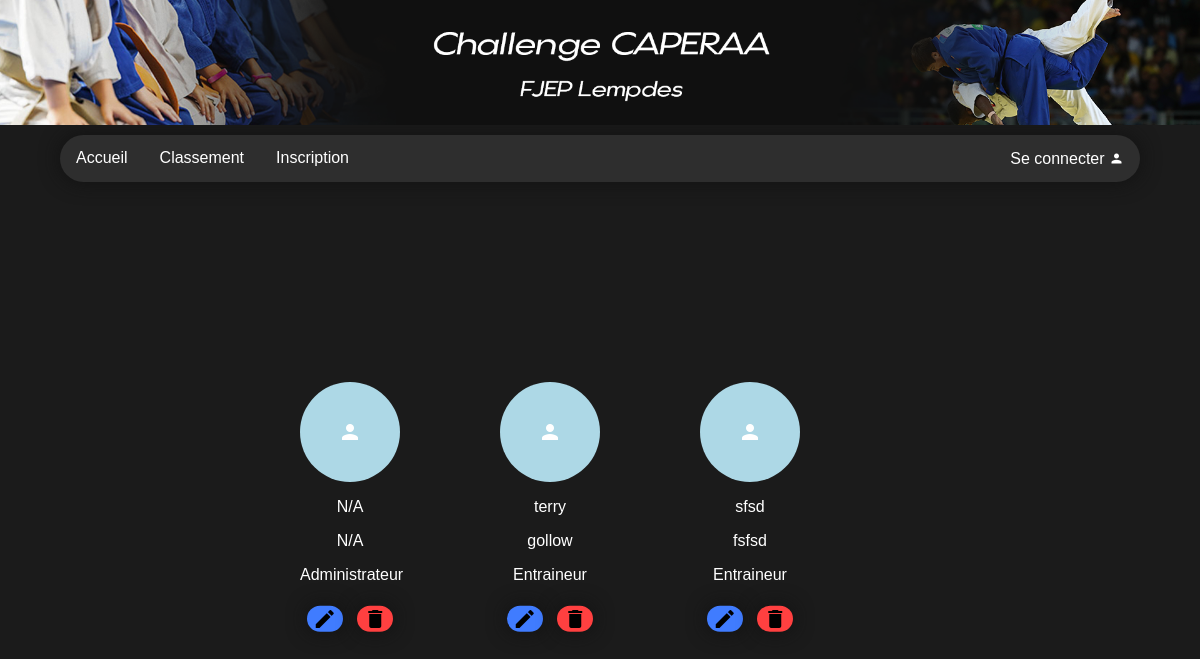
/users.php, run on an earlier commit of the app's database.
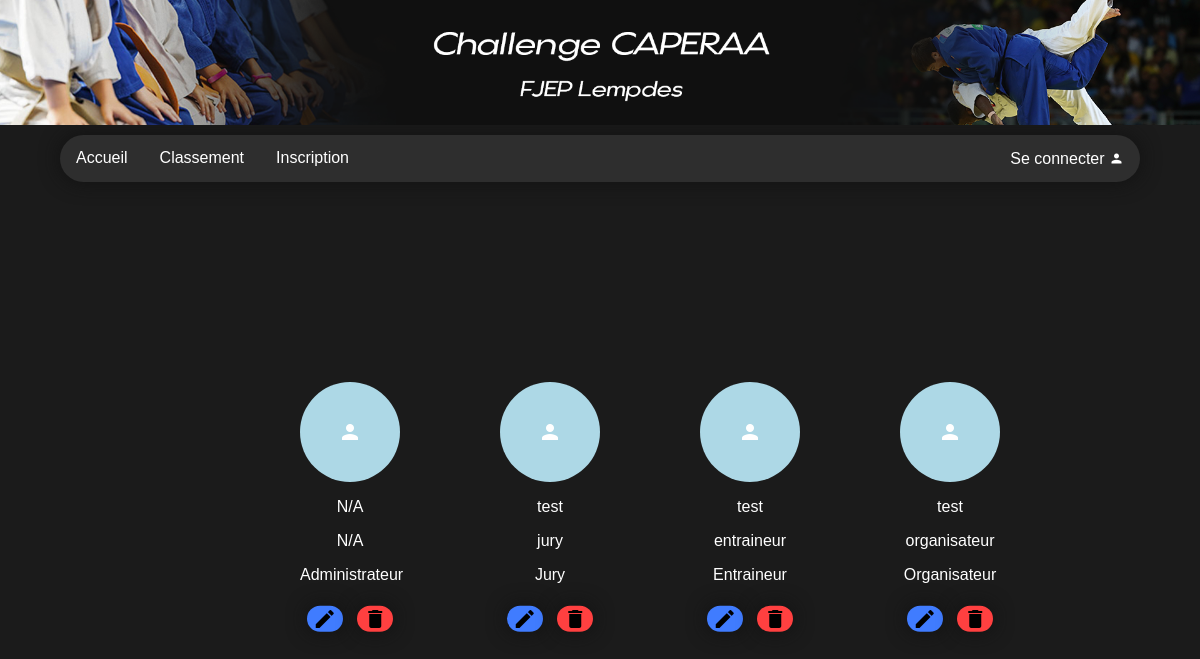
And on a later commit of the database.
### tables this page shows
CREATE TABLE `utilisateurs` (
  `idUser` int(11) NOT NULL,
  `Nom` varchar(255) NOT NULL,
  `Prenom` varchar(255) NOT NULL,
  `pseudo` varchar(255) DEFAULT NULL,
  `email` varchar(255) NOT NULL,
  `password` varchar(255) NOT NULL,
  `Role` varchar(255) NOT NULL,
  `Nom_club` varchar(255) NOT NULL
);

### users.php (the view, shortened to what this page needs)
<?php
include_once 'base.php';
include_once 'fonctions.php';
function afficher_users($db){
    $req_ma_table = $db->prepare("SELECT * FROM utilisateurs" );
    $req_ma_table->execute();
    $result_req_ma_table = $req_ma_table->fetchAll();
    foreach ($result_req_ma_table as $result) {
        echo '<div class="card-users">
        <div class="pp-users">
                <span class="material-icons">person</span>
                <span id="edit" class="material-icons" style="display: none;">edit</span>
        </div>
        <div class="nom-users" id="'.$result['idUser'].'">';
        if($result["Nom"] == NULL) echo '<p> N/A </p>';
        if($result["Prenom"] == NULL) echo '<p> N/A </p>';
          echo  '<p>'.$result['Nom'].'</p>
        <p>'.$result['Prenom'].'</p>
        <p>'.$result['Role'].'</p>
        <form class="case" method="post">
			<input type="submit" name="valider" class="edit_user material-icons" value="edit" id="valider" />
			<input type="submit" name="refuser" class="edit_user material-icons" value="delete" id="refuser"/>
			</form>
        </div>
        </div>';
    }
}
?>
<div class="grid-users">
<?php
afficher_users($db);
?>
</div>

What changed in the data, as far as the page shows it:
removed utilisateurs: Nom "terry", Prenom "gollow", Role "Entraineur"
removed utilisateurs: Nom "sfsd", Prenom "fsfsd", Role "Entraineur"
added utilisateurs: Nom "test", Prenom "jury", Role "Jury"
added utilisateurs: Nom "test", Prenom "entraineur", Role "Entraineur"
added utilisateurs: Nom "test", Prenom "organisateur", Role "Organisateur"
